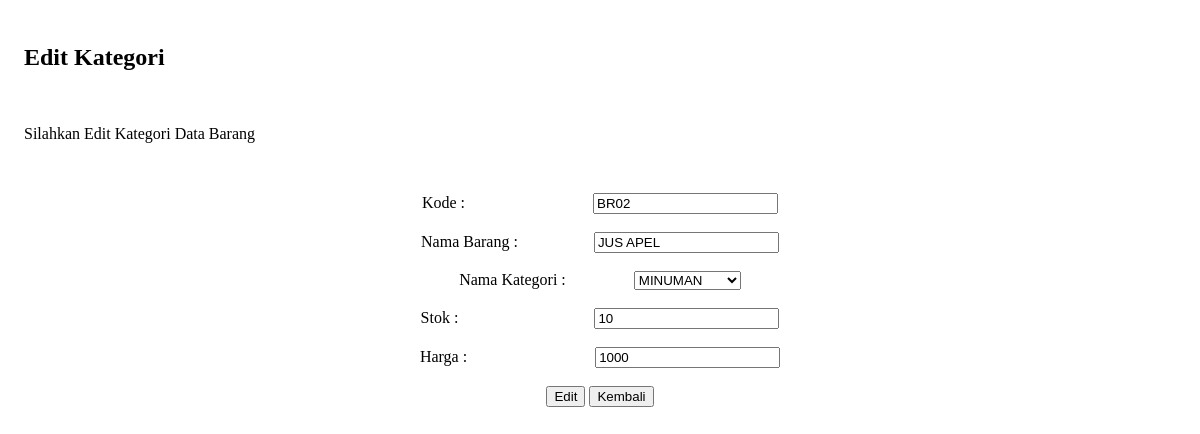
The page /dashboard/edit/editBarang.php?id=2 on the database its author committed.
### tables this page shows
CREATE TABLE `barang` (
  `id` int(11) NOT NULL,
  `kode_barang` varchar(10) NOT NULL,
  `nama_barang` varchar(100) NOT NULL,
  `kategori` varchar(100) NOT NULL,
  `stok` int(11) NOT NULL,
  `harga` int(11) NOT NULL
);

### functions.php (called while the page is built, shortened)
<?php
$conn = mysqli_connect("localhost", "root", "", "toserba_db");
function query($query)
{
    global $conn;
    $hasil = mysqli_query($conn, $query);
    $kotak = [];
    while ($data = mysqli_fetch_assoc($hasil)) {
        $kotak[] = $data;
    }
    return $kotak;
}

### dashboard/edit/editBarang.php (the view, shortened to what this page needs)
<?php
require '../functions.php';
$data2 = query("SELECT DISTINCT kategori FROM barang");
$id = $_GET['id'];
$data = query("SELECT * FROM barang WHERE id='$id'")[0];
?>
<div style="padding:1rem">
    <h2>Edit Kategori</h2><br>
    <p>Silahkan Edit Kategori Data Barang</p>
    <br>
</div>
<center>
    <form action="" method="post">
        <label for="kode">Kode : </label> &nbsp;&nbsp;&nbsp;&nbsp;&nbsp;&nbsp;&nbsp;&nbsp;&nbsp;&nbsp;&nbsp;&nbsp;&nbsp;&nbsp;&nbsp;&nbsp;&nbsp;&nbsp;&nbsp;&nbsp;&nbsp;&nbsp;&nbsp;&nbsp;&nbsp;&nbsp;&nbsp;&nbsp;&nbsp;&nbsp;
        <input type="text" name="kode" id="kode" required value="<?= $data['kode_barang'];?>">
        <br><br>
        <label for="nama_barang">Nama Barang : </label>&nbsp;&nbsp;&nbsp;&nbsp;&nbsp;&nbsp;&nbsp;&nbsp;&nbsp;&nbsp;&nbsp;&nbsp;&nbsp;&nbsp;&nbsp;&nbsp;&nbsp;
        <input type="text" name="nama_barang" id="nama_barang" required value="<?= $data['nama_barang'];?>">
        <br><br>
        <label for="kategori">Nama Kategori : </label>&nbsp;&nbsp;&nbsp;&nbsp;&nbsp;&nbsp;&nbsp;&nbsp;&nbsp;&nbsp;&nbsp;&nbsp;&nbsp;&nbsp;&nbsp;
            <select name="kategori" required>
                <?php foreach ($data2 as $hasil) :?>
                    <option value="<?= $hasil['kategori']; ?>"><?= $hasil['kategori']; ?></option>
                <?php endforeach; ?>
            </select>
        <br><br>
        <label for="stok">Stok : </label>&nbsp;&nbsp;&nbsp;&nbsp;&nbsp;&nbsp;&nbsp;&nbsp;&nbsp;&nbsp;&nbsp;&nbsp;&nbsp;&nbsp;&nbsp;&nbsp;&nbsp;&nbsp;&nbsp;&nbsp;&nbsp;&nbsp;&nbsp;&nbsp;&nbsp;&nbsp;&nbsp;&nbsp;&nbsp;&nbsp;&nbsp;&nbsp;
        <input type="number" name="stok" id="stok" required value="<?= $data['stok'];?>">
        <br><br>
        <label for="harga">Harga : </label>&nbsp;&nbsp;&nbsp;&nbsp;&nbsp;&nbsp;&nbsp;&nbsp;&nbsp;&nbsp;&nbsp;&nbsp;&nbsp;&nbsp;&nbsp;&nbsp;&nbsp;&nbsp;&nbsp;&nbsp;&nbsp;&nbsp;&nbsp;&nbsp;&nbsp;&nbsp;&nbsp;&nbsp;&nbsp;&nbsp;
        <input type="number" name="harga" id="harga" required value="<?= $data['harga'];?>">
        <br><br>
        <button type="submit" name="edit">Edit</button>
        <button><a href="./index.php?menu=barang" style="color:black;">Kembali</button></a>
    </form><br>
</center>

### dashboard/edit/editBarang.php (style rules this page uses)
a { color: white; text-decoration: none !important; }

### rows shown on the page
barang: kode "BR02", nama_barang "JUS APEL", stok "10", harga "1000"

### other values the page prints
form field kategori "MINUMAN"
